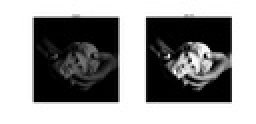
%> input picture assignment1/rawtex/q2/images/c7.jpg, 128 x 62 px, shrunk from 1920 x 936 before the run (shown 2 times larger)
$ octave --eval "myMeanShiftSegmentation('../../../../assignment1/rawtex/q2/images/c7.jpg');"   (GNU Octave 9; MATLAB toolbox functions it lacks are replaced by stand-ins)
%> lines starting %> are read from the running program, lines starting %| are printed output that depends on the picture
function myMeanShiftSegmentation(img)
    A = imread(img);
%> A is the input picture: size 62x128x3 uint8; min 0, max 255, mean 150.3
    B = imgaussfilt(A,1);
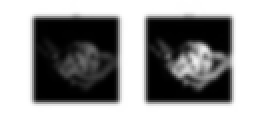
%> B: size 62x128x3 uint8 (shown 2 times larger); min 0, max 255, mean 150.3; mean of the top-left, top-right, bottom-left and bottom-right quarters 138.4, 147.8, 151.5, 163.5
    B = B(1:4:end,1:4:end,:);
    [rows,columns] = size(B,[1 2]);
%> rows = 16; columns = 32
    hs = 16;
    hr = 8; %4
    iter = 30;
    lr = 32;
    K = 10;
    F = zeros(rows,columns,5);
    F(:,:,1:3) = B;
    for i = 1:rows
        for j = 1:columns
           F(i,j,4)=i;
           F(i,j,5)=j;
        end
    end
    X = zeros(rows,columns,5);
    for it = 1:iter
        % it
        for i = 1:rows
            for j = 1:columns
                X(:,:,1:3) = ((F(i,j,1:3)-F(:,:,1:3)).^2)./(2*hr*hr);
                X(:,:,4:5) = ((F(i,j,4:5)-F(:,:,4:5)).^2)./(2*hs*hs);
                Z = exp(-1*sum(X,3));
                Y = F(:,:,1:3).*Z;
                F(i,j,1:3) = F(i,j,1:3)+lr*((sum(Y,[1,2])./sum(Z,'all'))-F(i,j,1:3))./(hr*hr);
                Y = F(:,:,4:5).*Z;
                F(i,j,4:5) = F(i,j,4:5)+lr*(sum(Y,[1,2])./sum(Z,'all')-F(i,j,4:5))./(hs*hs);
            end
        end
    end

    [idx,C] = kmeans(reshape(F,rows*columns,5),K);
%> idx = 512 values, max 10 at index 1, min 1 at index 225, mean 4.76; C = 10 rows, first 8: [254.9 254.9 254.9 8.76 15.36; 140.2 140.2 140.2 5.58 15.88; 2.3 2.3 2.3 8.47 16.62; 67.32 67.32 67.32 9.49 13.3; 222.6 222.6 222.6 10.98 18.31; 40.49 40.49 40.49 8.33 16.36; 180.8 180.8 180.8 8.79 24.23; 98.91 98.91 98.91 9.03 22.43]
    idx = reshape(idx,rows,columns);

    for i = 1:rows
        for j = 1:columns
            for k = 1:K
                if idx(round(C(k,4)),round(C(k,5)))==idx(i,j)
                    F(i,j,:) = F(round(C(k,4)),round(C(k,5)),:);
                    break;
                end
            end
        end
    end
%> `myMeanShiftSegmentation('../../../../assignment1/rawtex/q2/images/c7.j..`:
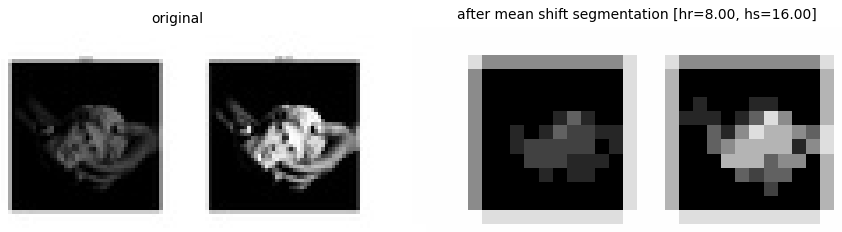
%> figure redrawn from the program's plot data, 2 panels

    B=F(:,:,1:3);
    str = sprintf('after mean shift segmentation [hr=%.2f, hs=%.2f]', hr,hs);
    subplot(1,2,1), imshow(A), title('original')
    subplot(1,2,2), imshow(mat2gray(B)), title(str)
          save('../images/baboonColor.mat','B');
end
